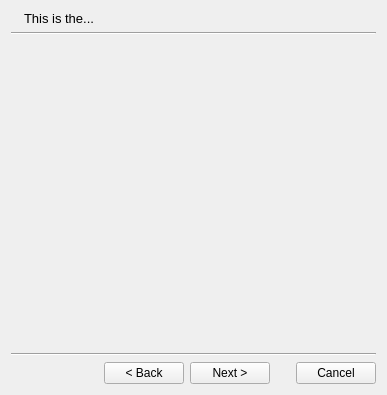
<?xml version="1.0" encoding="UTF-8"?>
<ui version="4.0">
 <class>CreateScreen</class>
 <widget class="QWidget" name="CreateScreen">
  <property name="geometry">
   <rect>
    <x>0</x>
    <y>0</y>
    <width>387</width>
    <height>395</height>
   </rect>
  </property>
  <property name="windowTitle">
   <string>Dialog</string>
  </property>
  <layout class="QVBoxLayout" name="verticalLayout">
   <item>
    <layout class="QHBoxLayout" name="horizontalLayout_2">
     <item>
      <widget class="QLabel" name="label_2">
       <property name="text">
        <string/>
       </property>
       <property name="pixmap">
        <pixmap resource="../resources/resources.qrc">:/icons/32/globe</pixmap>
       </property>
      </widget>
     </item>
     <item>
      <widget class="QLabel" name="label">
       <property name="sizePolicy">
        <sizepolicy hsizetype="Expanding" vsizetype="Preferred">
         <horstretch>0</horstretch>
         <verstretch>0</verstretch>
        </sizepolicy>
       </property>
       <property name="font">
        <font>
         <pointsize>10</pointsize>
        </font>
       </property>
       <property name="text">
        <string>This is the...</string>
       </property>
      </widget>
     </item>
    </layout>
   </item>
   <item>
    <widget class="Line" name="line_2">
     <property name="orientation">
      <enum>Qt::Horizontal</enum>
     </property>
    </widget>
   </item>
   <item>
    <widget class="QStackedWidget" name="stack">
     <widget class="QWidget" name="page"/>
     <widget class="QWidget" name="page_2"/>
    </widget>
   </item>
   <item>
    <widget class="Line" name="line">
     <property name="orientation">
      <enum>Qt::Horizontal</enum>
     </property>
    </widget>
   </item>
   <item>
    <layout class="QHBoxLayout" name="horizontalLayout">
     <item>
      <spacer name="horizontalSpacer">
       <property name="orientation">
        <enum>Qt::Horizontal</enum>
       </property>
       <property name="sizeHint" stdset="0">
        <size>
         <width>40</width>
         <height>20</height>
        </size>
       </property>
      </spacer>
     </item>
     <item>
      <widget class="QPushButton" name="back">
       <property name="text">
        <string>&lt; Back</string>
       </property>
      </widget>
     </item>
     <item>
      <widget class="QPushButton" name="next">
       <property name="text">
        <string>Next &gt;</string>
       </property>
      </widget>
     </item>
     <item>
      <spacer name="horizontalSpacer_2">
       <property name="orientation">
        <enum>Qt::Horizontal</enum>
       </property>
       <property name="sizeType">
        <enum>QSizePolicy::Fixed</enum>
       </property>
       <property name="sizeHint" stdset="0">
        <size>
         <width>20</width>
         <height>20</height>
        </size>
       </property>
      </spacer>
     </item>
     <item>
      <widget class="QPushButton" name="cancel">
       <property name="text">
        <string>Cancel</string>
       </property>
      </widget>
     </item>
    </layout>
   </item>
  </layout>
 </widget>
 <resources>
  <include location="../resources/resources.qrc"/>
  <include location="../resources/resources.qrc"/>
  <include location="../resources/resources.qrc"/>
  <include location="../resources/resources.qrc"/>
  <include location="../resources/resources.qrc"/>
  <include location="../resources/resources.qrc"/>
  <include location="../resources/resources.qrc"/>
  <include location="../resources/resources.qrc"/>
 </resources>
 <connections/>
</ui>
